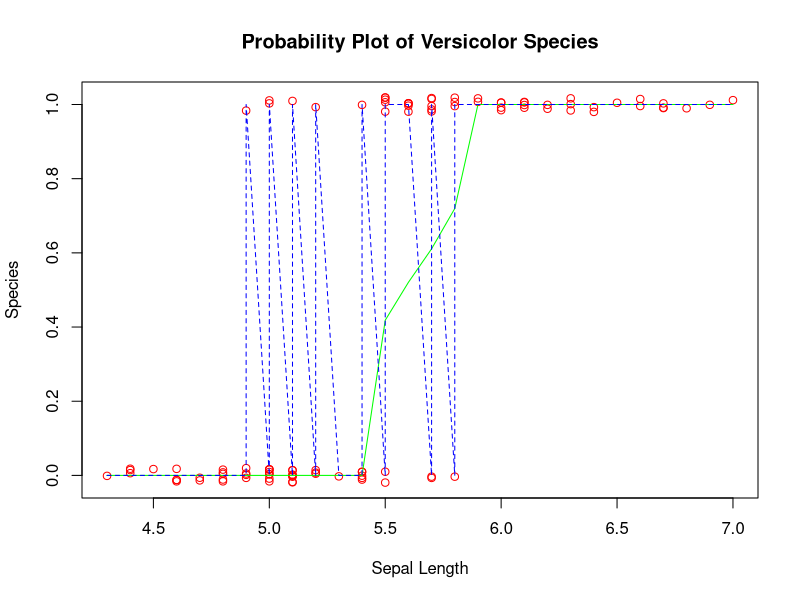

Write the R code that produced this figure.
# Another test R file 
# logistic regression basic tutorial idea


#subets data
# consdiers all rows that are not the third level
irissub<-subset(iris, Species != levels(iris$Species)[3])

# table of frequecy 
table(irissub$Species)

# new set of levels 
levels(irissub$Species)

# drops the only level virginica
irissub$Species<-droplevels(irissub)$Species



# makes new coloumn for response varable  
irissub$ISversi <- as.integer(irissub$Species=="versicolor")



# makes logistic regression model 
model1<-glm(ISversi~Sepal.Length+Sepal.Width+Petal.Length+Petal.Width,data=irissub,family="binomial")
model1

# summary of model 
summary(model1)



# plot that shows this
plot(irissub$Sepal.Length,jitter(irissub$ISversi,.1),col="red",xlab="Sepal Length",
     ylab="Species",main="Probability Plot of Versicolor Species")
# linear regrssion (not so good here)
lines(lowess(irissub$ISversi~irissub$Sepal.Length),col="green")

# Logit regression curve
lines(irissub$Sepal.Length[order(irissub$Sepal.Length)], fitted(model1)[order(irissub$Sepal.Length)],lty=2,col="blue")

